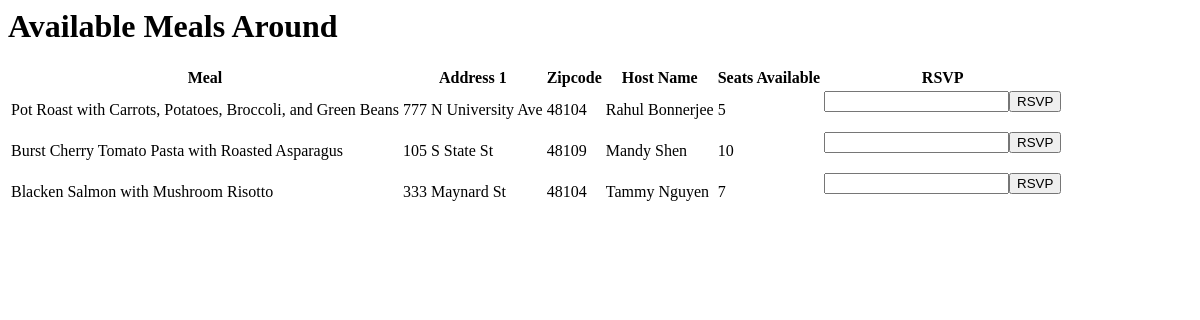
The page /meals.html on the database as committed earlier.
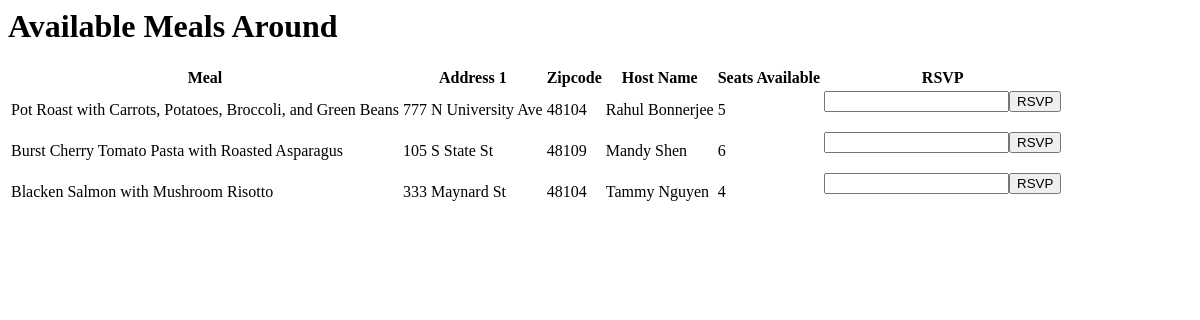
The same page on the database as committed later.
### tables this page shows
CREATE TABLE 'events' (
		'events_id' INTEGER PRIMARY KEY AUTOINCREMENT,
		'address1' TEXT,
		'address2' TEXT,
		'city' INTEGER,
		'state' INTEGER,
		'zipcode' INTEGER,
		'latitude' TEXT,
		'longitude' TEXT,
		'diet_id' INTEGER,
		'ingredient1' INTEGER,
		'ingredient2' INTEGER,
		'ingredient3' INTEGER,
		'description' TEXT,
		'allergy1' INTEGER,
		'allergy2' INTEGER,
		'allergy3' INTEGER,
		'donation1' INTEGER,
		'donation2' INTEGER
		, user_id integer, seats integer);

### app.py (the view, shortened to what this page needs)
@app.route('/meals.html', methods = ['GET', 'POST'])
def meals():
    rsvpform = RSVPForm()
    mealsList = []
    hostList = []
    userIDList = []
    conn = sqlite3.connect('communaltable.db')
    cur = conn.cursor()
    queryAllMeals = '''SELECT * FROM events'''
    cur.execute(queryAllMeals)
    for row in cur:
        mealDict = {}
        mealDict["meal_id"] = row[0]
        mealDict["description"] = row[12]
        mealDict["address1"] = row[1]
        mealDict["zipcode"] = row[5]
        mealDict["seats"] = row[19]
        userID = row[18]
        userIDList.append(userID)
        mealsList.append(mealDict)
    for i in userIDList:
        queryHost = "SELECT firstname, lastname FROM users WHERE users_id =" + str(i)
        cur.execute(queryHost)
        for row in cur:
            fullname = row[0] + " " + row[1]
            hostList.append(fullname)
    index = 0
    for meal in mealsList:
        meal['host'] = hostList[index]
        index = index+1
    conn.close()
    return render_template('meals.html',title="Meals Around", meals = mealsList, form = rsvpform)

### app.py
class RSVPForm(Form):
    rsvpNumber = IntegerField('# Attending')
    rsvpMealID = HiddenField()
    rsvpSubmit = SubmitField('RSVP')

### templates/meals.html
<h1>Available Meals Around</h1>
<table>
  <tr>
    <th>Meal</th><th>Address 1</th><th>Zipcode</th><th>Host Name</th><th>Seats Available</th><th>RSVP</th>
  </tr>
  {% for meal in meals %}
    <tr><td>{{meal['description']}}</td><td>{{meal['address1']}}</td><td>{{meal['zipcode']}}</td><td>{{meal['host']}}</td><td>{{meal['seats']}}</td><td><form method="POST" action="/meals.html" value="{{meal['meal_id']}}">{{form.rsvpNumber}}{{form.rsvpMealID(value = meal['meal_id'])}}{{form.rsvpSubmit}}</form></td></tr>
  {% endfor %}
</table>

Rows that differ between the two databases and show on the page:
changed events "Burst Cherry Tomato Pasta with Roasted Asparagus": seats "10" → "6"
changed events "Blacken Salmon with Mushroom Risotto": seats "7" → "4"
